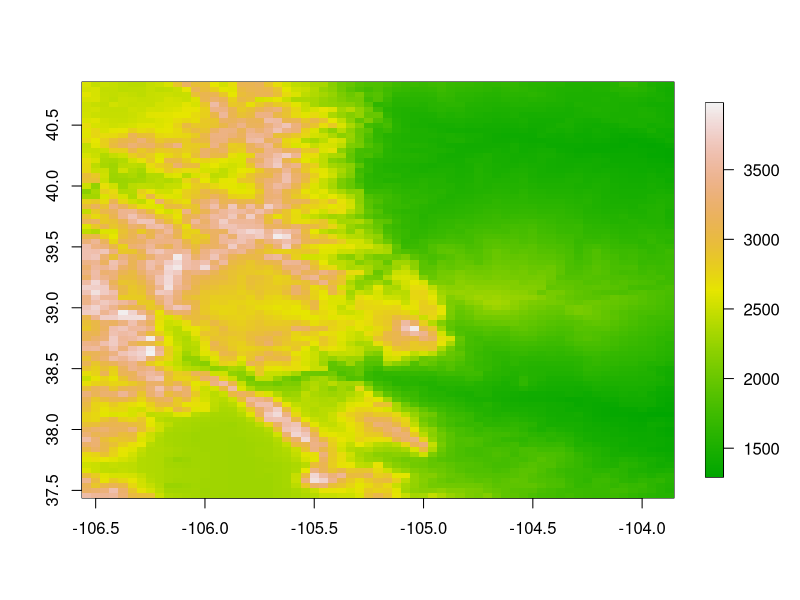
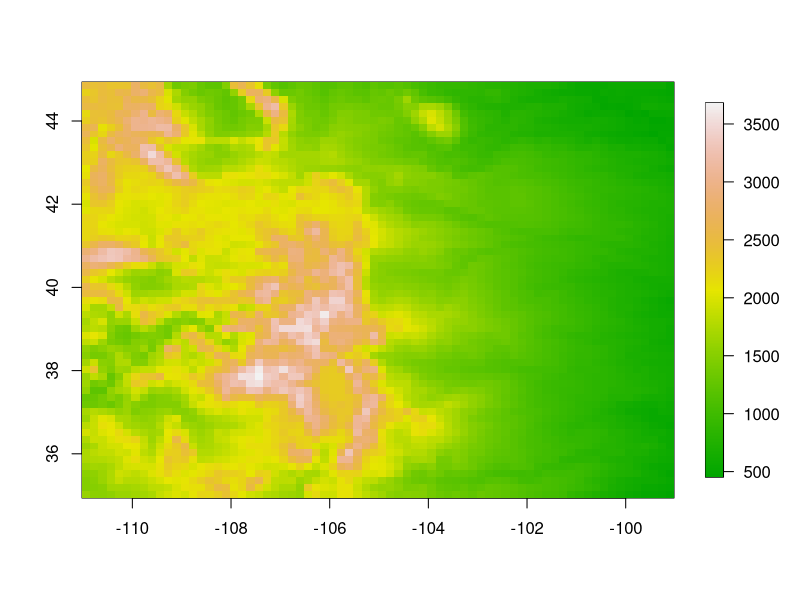
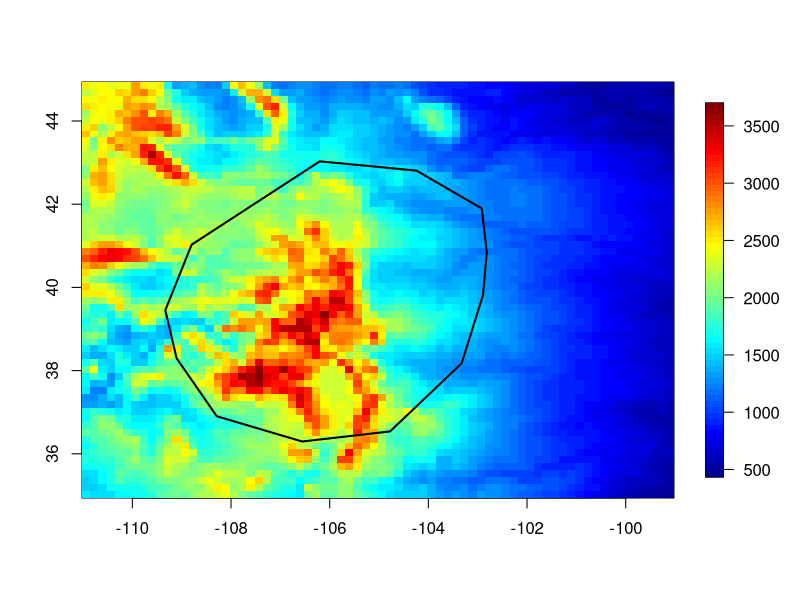
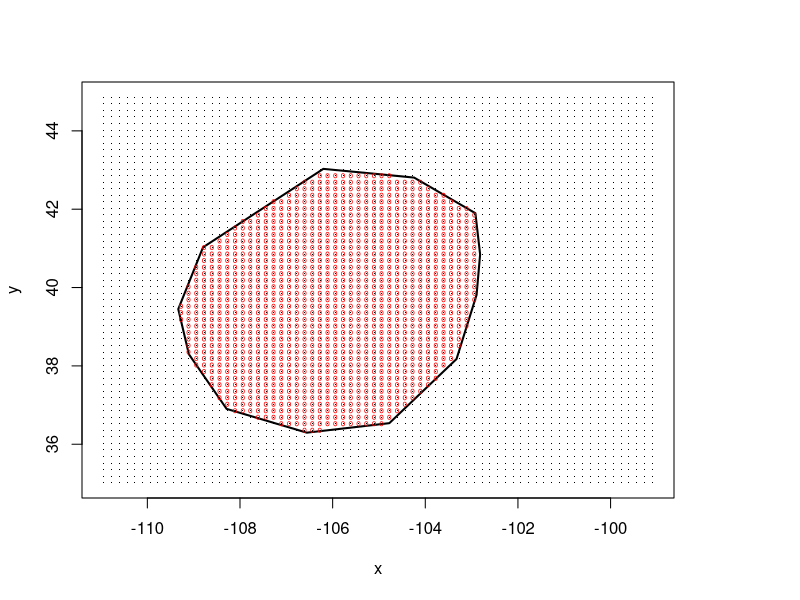
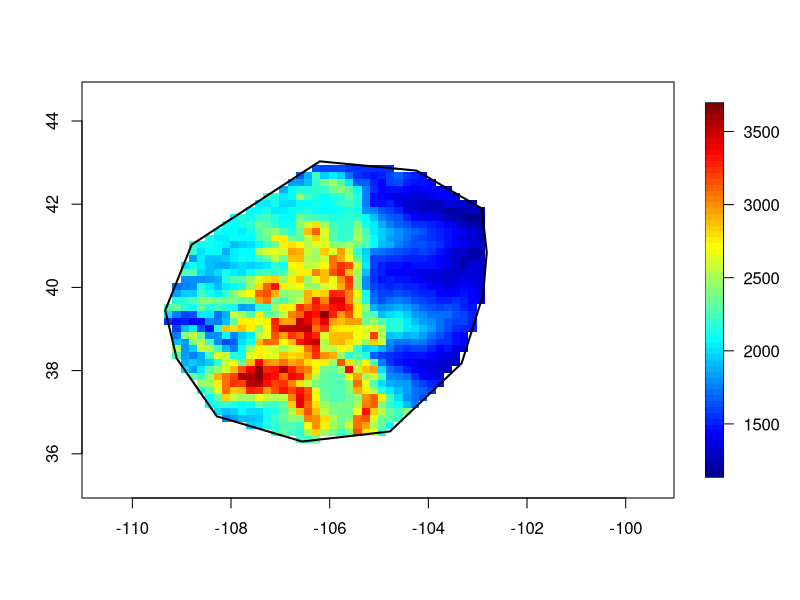

Source code (R) for these figures, in order:
library(fields)


### Name: image2lz
### Title: Some simple functions for subsetting images
### Aliases: image2lz crop.image in.poly in.poly.grid half.image
###   get.rectangle average.image which.max.matrix which.max.image
### Keywords: hplot

### ** Examples

data(RMelevation)

# region defining Colorado Front Range

  loc<- rbind( c(-106.5, 40.8),
             c(-103.9, 37.5))

# extract elevations for just CO frontrange.
   FR<- crop.image(RMelevation, loc)
   image.plot( FR, col=terrain.colors(256))
   
   which.max.image( FR)

# average cells  4 to 1 by doing this twice!
   temp<-  half.image( RMelevation)
   temp<- half.image( temp)

# or in one step
   temp<-  average.image( RMelevation, Q=4)-> temp
   image.plot( temp, col=terrain.colors(256))

# a polygon (no special meaning entered with just locator)
x1p<- c(
 -106.2017, -104.2418, -102.9182, -102.8163, -102.8927, -103.3254, -104.7763,
 -106.5581, -108.2889, -109.1035, -109.3325, -108.7980)

x2p<- c(
  43.02978, 42.80732, 41.89727, 40.84566, 39.81427, 38.17618, 36.53810, 36.29542,
  36.90211, 38.29752, 39.45025, 41.02767)
xp<- cbind( x1p,x2p)

 image.plot( temp)
 polygon( xp[,1], xp[,2], lwd=2)

# find all grid points inside poly
 fullset<- make.surface.grid( list( x= temp$x, y= temp$y))
 ind<-  in.poly( fullset,xp)

# take a look 
 plot( fullset, pch=".")
 polygon( xp[,1], xp[,2], lwd=2)
 points( fullset[ind,], pch="o", col="red", cex=.5)

# masking out the image NA == white in the image plot
 temp$z[!ind] <- NA
 image.plot( temp)
 polygon( xp[,1], xp[,2], lwd=2)

# This is more efficient for large grids:
# because the large number of grid location ( xg above) is 
# never explicitly created.

 ind<- in.poly.grid( list( x= temp$x, y= temp$y), xp)

# now use ind in the same way as above to mask points outside of polygon
